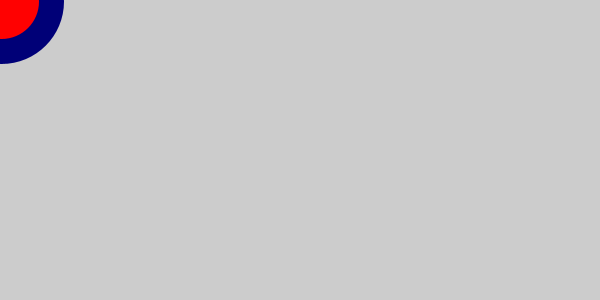
Frame 1 (no input)
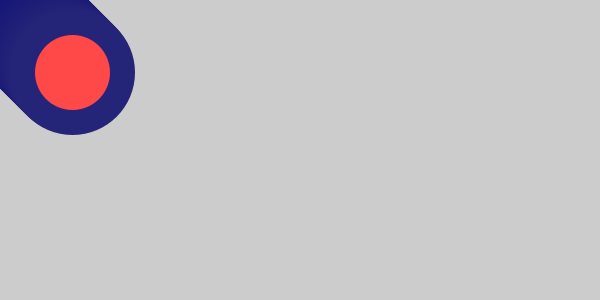
Frame 60 (the mouse pressed at the canvas centre just before this capture)
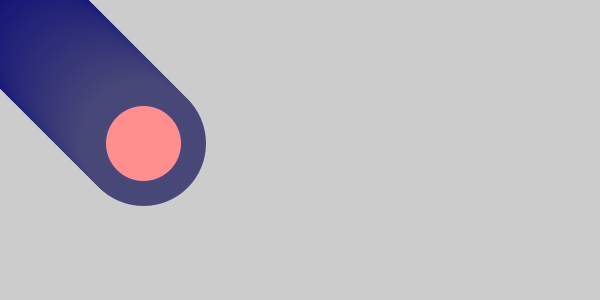
Frame 120 (the mouse held since frame 60 and released just before this capture)

The Processing sketch that drew these frames (run headless with seeded random() and noise(); from frame 60 on, the mouse is pressed at the canvas centre):

// Processing sketch: processing_43213
// ── processing_43213.pde

 float x = 0;
float y = 0;
float xspeed = 1.2;
float yspeed = 1.2;
float r = 32+.2*y;
   
void setup() {
  size (600,300);
  frameRate(30);
}
    
void draw(){
     
  x = x + xspeed+(x*.01)-(y*.01);
  y = y + yspeed;
     
  if ((x > width) || (x < 01 )) {
    xspeed = xspeed * -1;
  }
   
xspeed = Y*xspeed;
       
    if (( y > height) || (y < 1)) {
      yspeed = yspeed *-1;
    }
       
    strokeWeight(25);
    stroke(0+y/2,0+x/2,60/(.5*y)*x);
    fill(20*r+(y+2), x*1, y*1);
    ellipse (x,y,100, 100);
       
    r = constrain(10, 1, 100);
       
}
      
      
  
void keyPressed() {
  save("japey.tiff");
}

                
                
